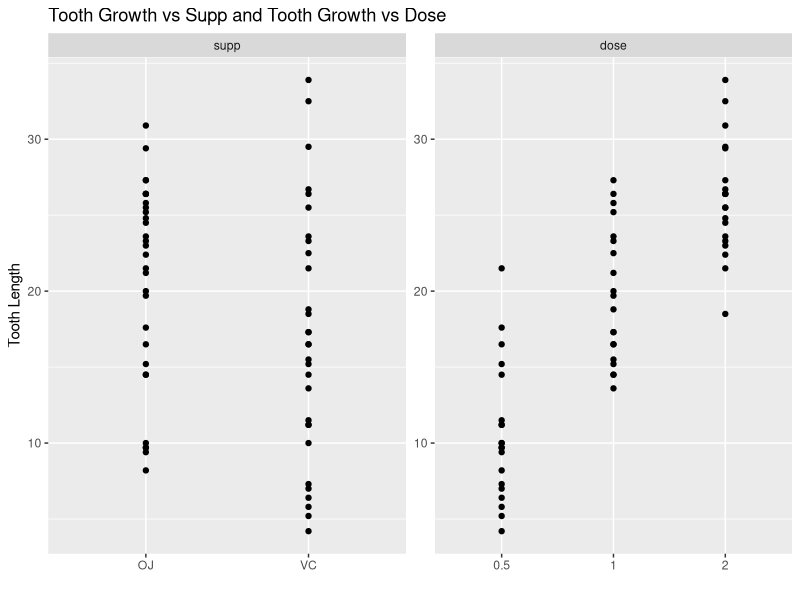
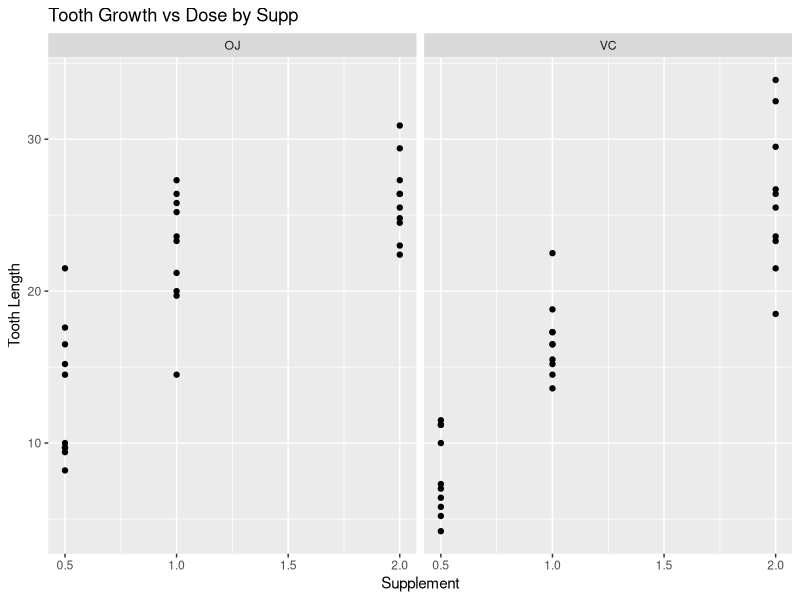

Recreate these plots in R, in order.
## ---- chunk 1
knitr::opts_chunk$set(echo = TRUE)
## ---- chunk 2
library(datasets)
library(ggplot2)
library(reshape2)

data("ToothGrowth")

long <- melt(ToothGrowth, id.vars = c("len"))
qplot(value, len, data = long) + facet_wrap(~ variable, scales = "free")+ggtitle("Tooth Growth vs Supp and Tooth Growth vs Dose")+xlab("")+ylab("Tooth Length")
qplot(dose, len, data=ToothGrowth)+facet_wrap(~ supp)+ggtitle("Tooth Growth vs Dose by Supp")+xlab("Supplement")+ylab("Tooth Length")
## ---- chunk 3
str(ToothGrowth)
summary(ToothGrowth)
## ---- chunk 4
len_vc<- ToothGrowth[which(ToothGrowth$supp=="VC"),]$len
len_oj<- ToothGrowth[which(ToothGrowth$supp=="OJ"),]$len

t.test(len_oj, len_vc, alternative = c("two.sided"), conf.level = .95, paired=FALSE, var.equal = FALSE)
## ---- chunk 5
len_0.5<- ToothGrowth[which(ToothGrowth$dose==0.5),]$len
len_1.0<- ToothGrowth[which(ToothGrowth$dose==1.0),]$len

t.test(len_1.0, len_0.5, alternative = c("two.sided"), conf.level = .95, paired=FALSE, var.equal = FALSE)
## ---- chunk 6
len_2.0<- ToothGrowth[which(ToothGrowth$dose==2.0),]$len
len_1.0<- ToothGrowth[which(ToothGrowth$dose==1.0),]$len

t.test(len_2.0, len_1.0, alternative = c("two.sided"), conf.level = .95, paired=FALSE, var.equal = FALSE)
